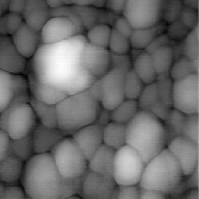
%> input picture RRY025/afmsurf.tif, 199 x 199 px
$ octave --eval "calcent(imread('afmsurf.tif'));"   (GNU Octave 9; MATLAB toolbox functions it lacks are replaced by stand-ins)
%> lines starting %> are read from the running program, lines starting %| are printed output that depends on the picture
### RRY025/imhist2.m
function imhist2(input,bins)
%> called with bins = 40
%
% plots histogram of an image ublike 'imhist'
% showing positive and negative values
%
[s1 s2] = size(input);
%> s1 = 199; s2 = 199
s3 = s1*s2;
%> s3 = 39601
vec = double(reshape(input, [1 s3]));
hist(vec, bins);
xlabel('pixel value')
ylabel('number of pixels')

### RRY025/iment.m
function  entropy = iment(input);
%
% Works out the histogram entropy of
% an image
%
[s1 s2] = size(input);
npix = s1*s2;
%> npix = 39601
imax = double(max(max(input)));
%> imax = 254
imin = double(min(min(input)));
%> imin = 3
nbins = imax - imin + 1;
%> nbins = 252
[hv, xx] = imhist(input,nbins);
%> hv = 252 values, max 912 at index 79, min 0 at index 1, mean 157.1; xx = 252 values from 0 to 255
prob = hv/npix;
%> prob = 252 values, max 0.023 at index 79, min 0 at index 1, mean 0.00397
%
% Find bins with zero elements
% and set to 1, ,avoid log(0)
% problems but doesn't change entropy
% sum
%
index=find(prob==0);
%> index = 61 values from 1 to 252
prob(index) = 1;
eprob = -prob.*log2(prob);
%> eprob = 252 values, max 0.125 at index 79, min 0 at index 1, mean 0.0273
entropy = sum(eprob);
%> entropy = 6.87

### RRY025/calcent.m
function calcent(input)
%
% John Conway, ERR041, Image processing
%
% Displays input image and its histogram
% (allowing negative values), and calculate
% image histogram entropy
%
figure(1)
clf;
subplot(2,1,1)
imshow(input, [])
title('Input Image')
axis image
colorbar;
drawnow;
%
subplot(2,1,2)
imhist2(input,40)
title('Image Histogram')
drawnow;
%
ent = iment(input);
%> ent = 6.87
display('The histogram  entropy is')
ent
%> ent = 6.87
%> `calcent(imread('afmsurf.tif'));`:
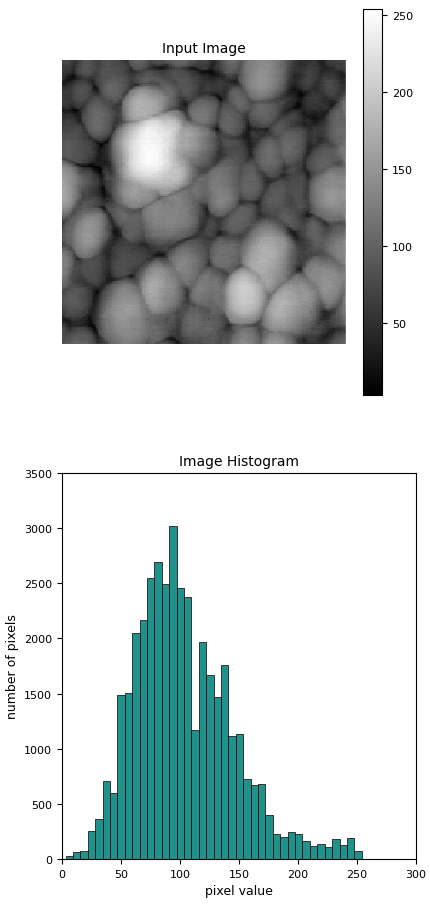
%> figure redrawn from the program's plot data, 2 panels
display('bits/pixel')

$ run again, on RRY025/bacteria.tif
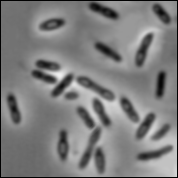
%> input picture RRY025/bacteria.tif, 178 x 178 px
%> imax = 239
%> imin = 0
%> nbins = 240
%> hv = 240 values, max 934 at index 108, min 0 at index 2, mean 132; xx = 240 values from 0 to 255
%> prob = 240 values, max 0.0295 at index 108, min 0 at index 2, mean 0.00417
%> index = 23 values from 2 to 240
%> eprob = 240 values, max 0.15 at index 108, min 0 at index 2, mean 0.0284
%> entropy = 6.81
%> `calcent(imread('afmsurf.tif'));`:
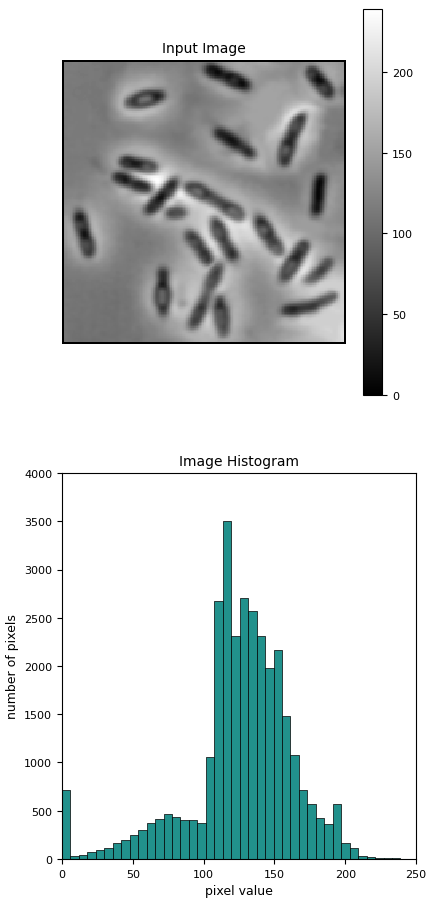
%> figure redrawn from the program's plot data, 2 panels

$ run again, on RRY025/blood1.tif
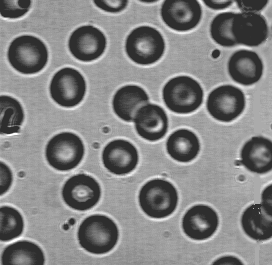
%> input picture RRY025/blood1.tif, 272 x 265 px
%> imax = 255
%> imin = 46
%> nbins = 210
%> hv = 210 values, max 11198 at index 39, min 0 at index 1, mean 343.2; xx = 210 values from 0 to 255
%> prob = 210 values, max 0.155 at index 39, min 0 at index 1, mean 0.00476
%> index = 169 values from 1 to 209
%> eprob = 210 values, max 0.417 at index 39, min 0 at index 1, mean 0.0202
%> entropy = 4.25
%> `calcent(imread('afmsurf.tif'));`:
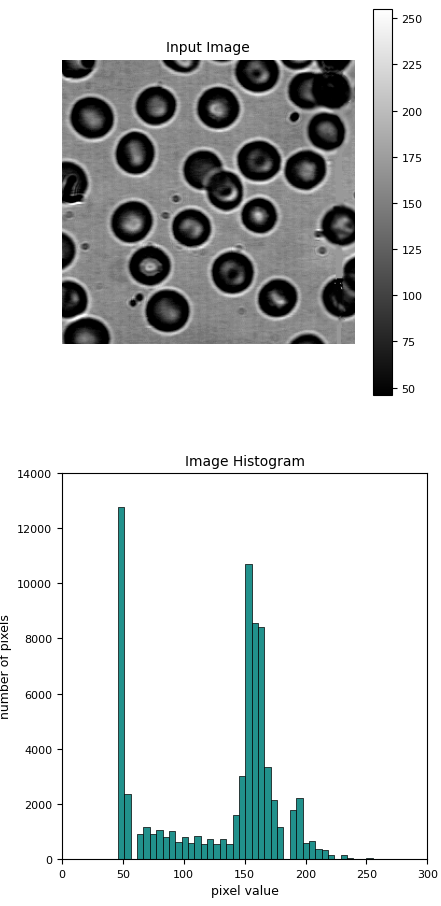
%> figure redrawn from the program's plot data, 2 panels
